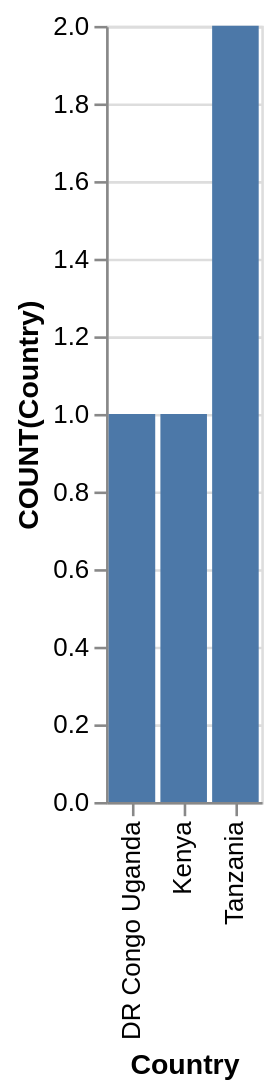

Source (Vega-Lite JSON):
### Vega-Lite specification from a JSON file in a GitHub repository (floating-point values rounded to 4 significant figures)
{"data": {"values": [{"x_data": "DR Congo Uganda", "y_data": 1}, {"x_data": "Kenya", "y_data": 1}, {"x_data": "Tanzania", "y_data": 2}]}, "mark": "bar", "encoding": {"x": {"field": "x_data", "type": "nominal", "title": "Country", "sort": {"op": "sum", "field": "y_data", "order": "ascending"}}, "y": {"field": "y_data", "type": "quantitative", "title": "COUNT(Country)"}}}
